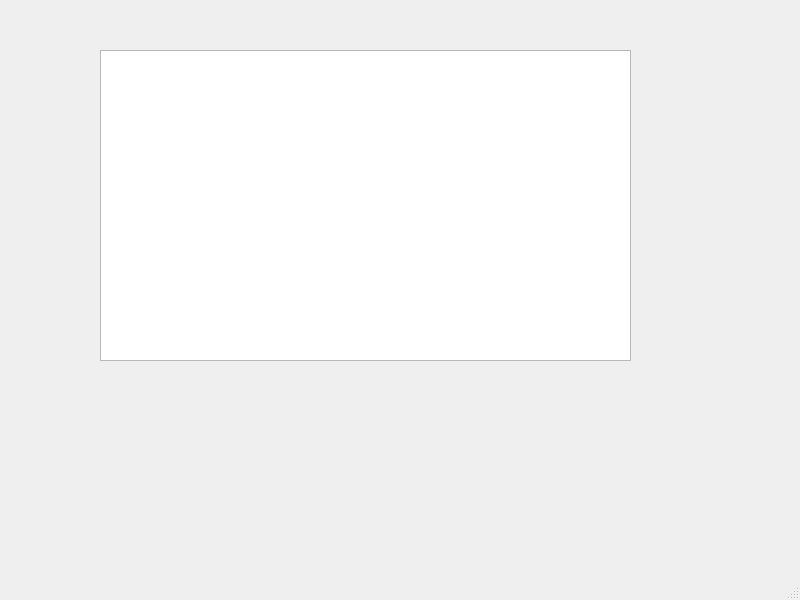
<?xml version="1.0" encoding="UTF-8"?>
<ui version="4.0">
 <class>MainWindow</class>
 <widget class="QMainWindow" name="MainWindow">
  <property name="geometry">
   <rect>
    <x>0</x>
    <y>0</y>
    <width>800</width>
    <height>600</height>
   </rect>
  </property>
  <property name="windowTitle">
   <string>MainWindow</string>
  </property>
  <widget class="QWidget" name="centralwidget">
   <widget class="QTableView" name="tableView">
    <property name="geometry">
     <rect>
      <x>100</x>
      <y>50</y>
      <width>531</width>
      <height>311</height>
     </rect>
    </property>
   </widget>
  </widget>
  <widget class="QMenuBar" name="menubar">
   <property name="geometry">
    <rect>
     <x>0</x>
     <y>0</y>
     <width>800</width>
     <height>22</height>
    </rect>
   </property>
  </widget>
  <widget class="QStatusBar" name="statusbar"/>
 </widget>
 <resources/>
 <connections/>
</ui>
